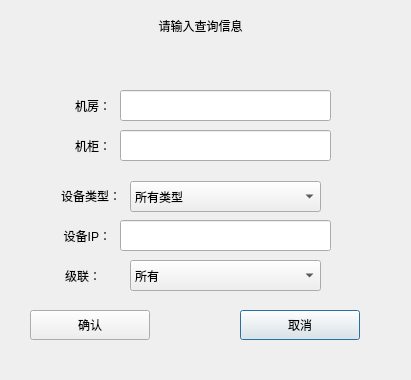
<?xml version="1.0" encoding="UTF-8"?>
<ui version="4.0">
 <class>Setup_PdusQueryDlg</class>
 <widget class="QDialog" name="Setup_PdusQueryDlg">
  <property name="geometry">
   <rect>
    <x>0</x>
    <y>0</y>
    <width>411</width>
    <height>380</height>
   </rect>
  </property>
  <property name="windowTitle">
   <string>Dialog</string>
  </property>
  <widget class="QLineEdit" name="roomEdit">
   <property name="geometry">
    <rect>
     <x>120</x>
     <y>90</y>
     <width>211</width>
     <height>31</height>
    </rect>
   </property>
  </widget>
  <widget class="QLabel" name="label_2">
   <property name="geometry">
    <rect>
     <x>20</x>
     <y>90</y>
     <width>91</width>
     <height>31</height>
    </rect>
   </property>
   <property name="text">
    <string>机房：</string>
   </property>
   <property name="alignment">
    <set>Qt::AlignRight|Qt::AlignTrailing|Qt::AlignVCenter</set>
   </property>
  </widget>
  <widget class="QPushButton" name="quitBtn">
   <property name="geometry">
    <rect>
     <x>240</x>
     <y>310</y>
     <width>120</width>
     <height>30</height>
    </rect>
   </property>
   <property name="text">
    <string>取消</string>
   </property>
  </widget>
  <widget class="QPushButton" name="okBtn">
   <property name="geometry">
    <rect>
     <x>30</x>
     <y>310</y>
     <width>120</width>
     <height>30</height>
    </rect>
   </property>
   <property name="text">
    <string>确认</string>
   </property>
  </widget>
  <widget class="QComboBox" name="devtypeCmb">
   <property name="geometry">
    <rect>
     <x>130</x>
     <y>181</y>
     <width>191</width>
     <height>31</height>
    </rect>
   </property>
   <item>
    <property name="text">
     <string>所有类型</string>
    </property>
   </item>
   <item>
    <property name="text">
     <string>IP-PDU</string>
    </property>
   </item>
   <item>
    <property name="text">
     <string>SI-PDU</string>
    </property>
   </item>
   <item>
    <property name="text">
     <string>R-PDU</string>
    </property>
   </item>
   <item>
    <property name="text">
     <string>MPDU</string>
    </property>
   </item>
   <item>
    <property name="text">
     <string>ZPDU</string>
    </property>
   </item>
  </widget>
  <widget class="QLabel" name="label">
   <property name="geometry">
    <rect>
     <x>130</x>
     <y>10</y>
     <width>141</width>
     <height>31</height>
    </rect>
   </property>
   <property name="text">
    <string>请输入查询信息</string>
   </property>
   <property name="alignment">
    <set>Qt::AlignCenter</set>
   </property>
  </widget>
  <widget class="QLabel" name="label_4">
   <property name="geometry">
    <rect>
     <x>30</x>
     <y>180</y>
     <width>91</width>
     <height>31</height>
    </rect>
   </property>
   <property name="text">
    <string>设备类型：</string>
   </property>
   <property name="alignment">
    <set>Qt::AlignRight|Qt::AlignTrailing|Qt::AlignVCenter</set>
   </property>
  </widget>
  <widget class="QLineEdit" name="ipEdit">
   <property name="geometry">
    <rect>
     <x>120</x>
     <y>220</y>
     <width>211</width>
     <height>31</height>
    </rect>
   </property>
  </widget>
  <widget class="QComboBox" name="devnumCmb">
   <property name="geometry">
    <rect>
     <x>130</x>
     <y>260</y>
     <width>191</width>
     <height>31</height>
    </rect>
   </property>
   <item>
    <property name="text">
     <string>所有</string>
    </property>
   </item>
   <item>
    <property name="text">
     <string>主机</string>
    </property>
   </item>
   <item>
    <property name="text">
     <string>副机1</string>
    </property>
   </item>
   <item>
    <property name="text">
     <string>副机2</string>
    </property>
   </item>
   <item>
    <property name="text">
     <string>副机3</string>
    </property>
   </item>
   <item>
    <property name="text">
     <string>副机4</string>
    </property>
   </item>
   <item>
    <property name="text">
     <string>副机5</string>
    </property>
   </item>
   <item>
    <property name="text">
     <string>副机6</string>
    </property>
   </item>
   <item>
    <property name="text">
     <string>副机7</string>
    </property>
   </item>
   <item>
    <property name="text">
     <string>副机8</string>
    </property>
   </item>
   <item>
    <property name="text">
     <string>副机9</string>
    </property>
   </item>
  </widget>
  <widget class="QLabel" name="label_5">
   <property name="geometry">
    <rect>
     <x>20</x>
     <y>220</y>
     <width>91</width>
     <height>31</height>
    </rect>
   </property>
   <property name="text">
    <string>设备IP：</string>
   </property>
   <property name="alignment">
    <set>Qt::AlignRight|Qt::AlignTrailing|Qt::AlignVCenter</set>
   </property>
  </widget>
  <widget class="QLineEdit" name="cabEdit">
   <property name="geometry">
    <rect>
     <x>120</x>
     <y>130</y>
     <width>211</width>
     <height>31</height>
    </rect>
   </property>
  </widget>
  <widget class="QLabel" name="label_6">
   <property name="geometry">
    <rect>
     <x>10</x>
     <y>260</y>
     <width>91</width>
     <height>31</height>
    </rect>
   </property>
   <property name="text">
    <string>级联：</string>
   </property>
   <property name="alignment">
    <set>Qt::AlignRight|Qt::AlignTrailing|Qt::AlignVCenter</set>
   </property>
  </widget>
  <widget class="QLabel" name="label_3">
   <property name="geometry">
    <rect>
     <x>20</x>
     <y>130</y>
     <width>91</width>
     <height>31</height>
    </rect>
   </property>
   <property name="text">
    <string>机柜：</string>
   </property>
   <property name="alignment">
    <set>Qt::AlignRight|Qt::AlignTrailing|Qt::AlignVCenter</set>
   </property>
  </widget>
 </widget>
 <resources/>
 <connections/>
</ui>
